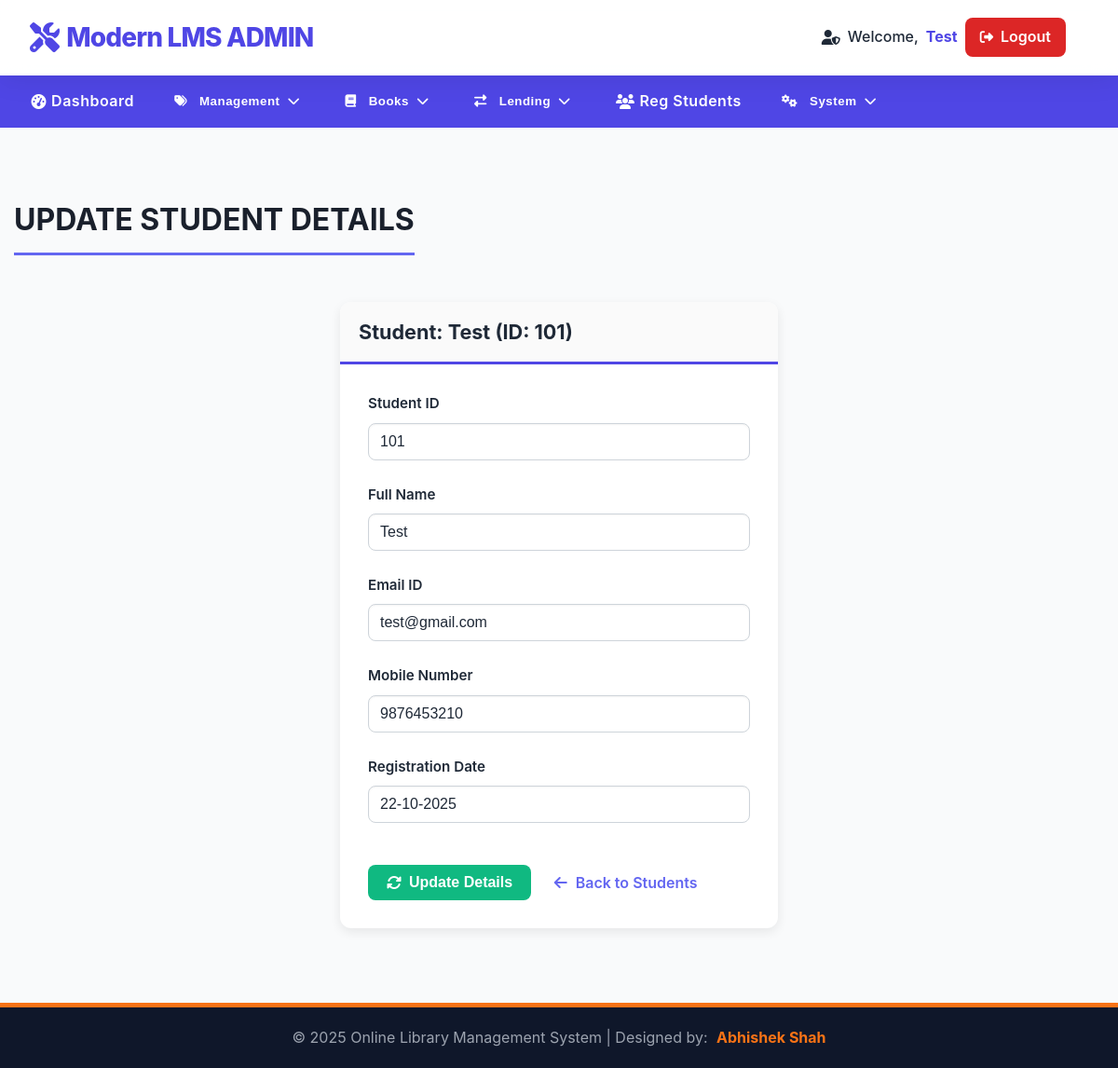
/library/admin/edit-student.php?stdid=101 (signed in), run on the app's committed database.
### tables this page shows
CREATE TABLE `tblstudents` (
  `id` int(11) NOT NULL,
  `StudentId` int(100) NOT NULL,
  `FullName` varchar(120) NOT NULL,
  `EmailId` varchar(120) NOT NULL,
  `MobileNumber` char(11) NOT NULL,
  `Password` varchar(120) NOT NULL,
  `Status` int(1) NOT NULL DEFAULT 1,
  `RegDate` timestamp NULL DEFAULT current_timestamp(),
  `UpdationDate` timestamp NULL DEFAULT NULL ON UPDATE current_timestamp()
);

### library/admin/edit-student.php (the view, shortened to what this page needs)
<?php
include('includes/config.php');
if(strlen($_SESSION['alogin'])==0) {
    header('location:../../index.php');
    exit();
}
else {
    $sid = intval($_GET['stdid']);
    $sql_fetch = "SELECT StudentId, FullName, EmailId, MobileNumber, RegDate FROM tblstudents WHERE StudentId=:stdid";
    $query_fetch = $dbh->prepare($sql_fetch);
    $query_fetch->bindParam(':stdid', $sid, PDO::PARAM_INT);
    $query_fetch->execute();
    $result = $query_fetch->fetch(PDO::FETCH_OBJ);
?>
<!DOCTYPE html>
<html xmlns="http://www.w3.org/1999/xhtml">
<head>
    <link href="https://cdnjs.cloudflare.com/ajax/libs/font-awesome/6.5.2/css/all.min.css" rel="stylesheet" />
    <link href="assets/css/style.css" rel="stylesheet" />
</head>
<body>
    <?php include('includes/header.php');?>
    <div class="content-wrapper">
        <div class="container">
            <div class="page-header-wrapper">
                <h4 class="header-line">UPDATE STUDENT DETAILS</h4>
            </div>
            <div class="form-container-wrapper">
                <div class="panel panel-default">
                    <div class="panel-heading">
                        Student: <?php echo htmlentities($result->FullName); ?> (ID: <?php echo htmlentities($result->StudentId); ?>)
                    </div>
                    <div class="panel-body">
                        <form name="updatestudent" method="post">
                            <div class="form-group">
                                <label>Student ID</label>
                                <input class="form-control" type="text" name="studentid" value="<?php echo htmlentities($result->StudentId);?>" required />
                            </div>
                        <div class="form-group">
                                <label>Full Name</label>
                                <input class="form-control" type="text" name="fullname" value="<?php echo htmlentities($result->FullName);?>" required />
                            </div>
                            <div class="form-group">
                                <label>Email ID</label>
                                <input class="form-control" type="email" name="emailid" value="<?php echo htmlentities($result->EmailId);?>" required />
                            </div>
                            <div class="form-group">
                                <label>Mobile Number</label>
                                <input class="form-control" type="text" name="mobilenumber" value="<?php echo htmlentities($result->MobileNumber);?>" required maxlength="11" />
                            </div>
                            <div class="form-group">
                                <label>Registration Date</label>
                                <input class="form-control" type="text" value="<?php echo date('d-m-Y', strtotime(htmlentities($result->RegDate)));?>" disabled />
                            </div>
                            <button type="submit" name="update" class="update-btn"><i class="fa fa-sync-alt"></i> Update Details</button>
                            <a href="reg-students.php" class="back-link"><i class="fa fa-arrow-left"></i> Back to Students</a>
                        </form>
                    </div>
                </div>
            </div>
        </div>
    </div>
    <?php include('includes/footer.php');?>
</body>
</html>
<?php } ?>

### library/admin/assets/css/style.css (style rules this page uses)
body { font-family: "Inter", "Segoe UI", "Roboto", "sans-serif"; margin: 0; background: linear-gradient(180deg, #eef2ff 0%, #f9fafb 50%, #f9fafb 100%); color: var(--text-dark); display: flex; flex-direction: column; min-height: 100vh; overflow-x: hidden; line-height: 1.6; }
.content-wrapper { flex-grow: 1; padding: 2.5rem 0; background: var(--bg-light); padding-top: 30px; padding-bottom: 50px; }
:root { --primary-indigo: #4f46e5; --accent-orange: #f97316; --danger-red: #dc2626; --bg-light: #f9fafb; --text-dark: #1f2937; --text-gray: #6c757d; --border-radius: 8px; }
* { box-sizing: border-box; }
.container { max-width: 1300px; margin: 0 auto; padding: 0 15px; }
.panel-default { background: #ffffff; border: 1px solid #d3dce6; border-radius: 12px; box-shadow: 0 12px 25px rgba(0, 0, 0, 0.1); margin-bottom: 30px; }
.panel-heading { font-size: 1.35rem; font-weight: 700; color: var(--text-dark); border-bottom: 3px solid var(--primary-indigo); background: #fafafa; border-top-left-radius: 12px; border-top-right-radius: 12px; border-radius: 12px 12px 0 0; padding: 15px 20px; }
.panel-body { padding: 30px; }
.form-group { margin-bottom: 25px; }
.form-group label { display: block; margin-bottom: 8px; font-weight: 600; color: var(--text-dark); font-size: 0.95rem; }
.form-control, select.form-control, textarea.form-control { width: 100%; padding: 10px 12px; font-size: 1rem; line-height: 1.5; color: var(--text-dark); background-color: #fff; background-clip: padding-box; border: 1px solid #ced4da; border-radius: var(--border-radius); transition: border-color 0.15s ease-in-out, box-shadow 0.15s ease-in-out; height: 40px; box-shadow: inset 0 1px 2px rgba(0,0,0,0.05); }
.page-header-wrapper { padding-bottom: 20px; }
.form-container-wrapper { width: 50%; max-width: 500px; margin-left: auto; margin-right: auto; padding: 0 15px; }
.header-line { font-size: 2rem; font-weight: 700; color: #1a202c; border-bottom: 3px solid #6366f1; padding-bottom: 10px; margin-bottom: 30px; display: inline-block; width: auto; }
.panel-default { border: none; box-shadow: 0 4px 12px rgba(0, 0, 0, 0.08); border-radius: 12px; background: #ffffff; }
.update-btn { display: inline-flex; align-items: center; padding: 10px 20px; font-size: 16px; font-weight: 700; cursor: pointer; border: none; border-radius: 8px; transition: background-color 0.2s, box-shadow 0.2s; color: #ffffff; background-color: #10b981; margin-top: 20px; }
.update-btn i { margin-right: 8px; }
.back-link { display: inline-block; margin-left: 20px; font-size: 16px; color: #6366f1; text-decoration: none; font-weight: 600; transition: color 0.2s; }
.back-link i { margin-right: 5px; }
.panel { border: none; border-radius: 12px; box-shadow: 0 4px 12px rgba(0, 0, 0, 0.08); }

### data on the page
tblstudents: FullName "Test", StudentId "101", studentid "101", fullname "Test", emailid "test@gmail.com", mobilenumber "9876453210", RegDate "22-10-2025"

### other printed values
$adminName "Test"
